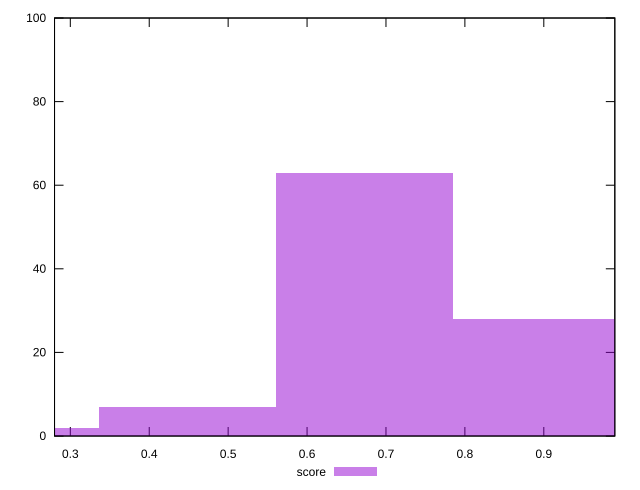

This chart was generated by the following gnuplot code:
reset

$score <<EOF
0.673219211353875 63
0.8976256151384999 28
0.44881280756924996 7
0.22440640378462498 2
EOF

set key outside below
set boxwidth 0.22440640378462498
set xrange [0.28:0.99]
set yrange [0:100]
set trange [0:100]
set style fill transparent solid 0.5 noborder
set terminal svg size 640, 490 enhanced background rgb 'white'
set output "reprap/first-cpu-idle/samples/pages+cached+noexternal/score/histogram.svg"

plot $score title "score" with boxes

reset
